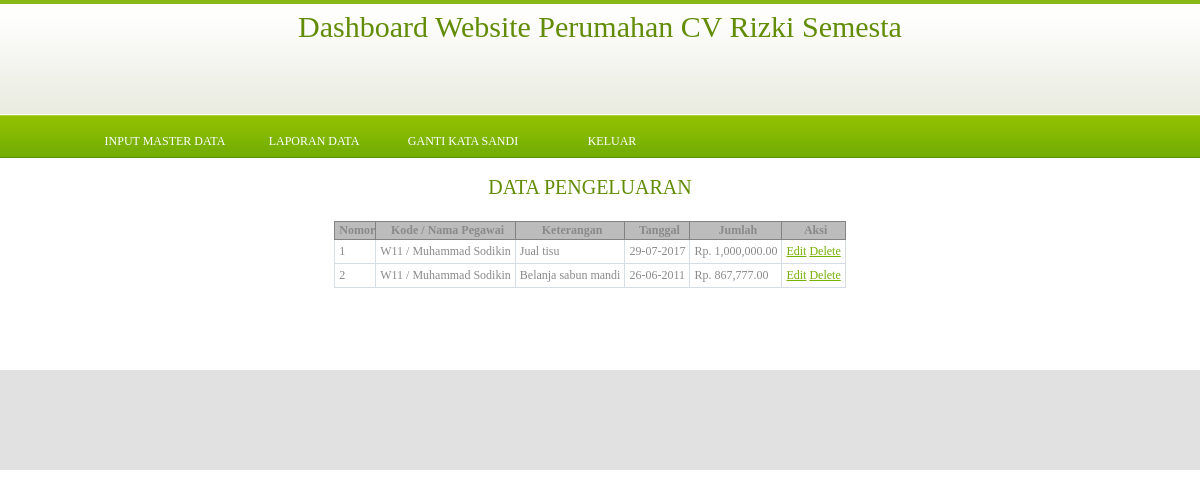
The app's page /dasbor/coba_tampil.php?page=pengeluaran (signed in) with its own data.
### tables this page shows
CREATE TABLE `t_pengeluaran` (
  `id_table` int(10) NOT NULL,
  `kode_pegawai` varchar(3) NOT NULL,
  `keterangan` varchar(100) NOT NULL,
  `tanggal` date NOT NULL,
  `jumlah` int(10) NOT NULL
);

CREATE TABLE `t_pegawai` (
  `id_pegawai` varchar(3) NOT NULL,
  `nama` varchar(25) NOT NULL,
  `jns_kel` varchar(6) NOT NULL,
  `tp_lahir` varchar(15) NOT NULL,
  `tgl_lahir` date NOT NULL,
  `alamat` text NOT NULL,
  `status` varchar(15) NOT NULL,
  `telp` varchar(12) NOT NULL,
  `foto` varchar(30) NOT NULL
);

### dasbor/arsip_pengeluaran.php (the view, shortened to what this page needs)
<?php
include "kon_db.php";
?>
<div class="post">
	<h1 align="center">DATA PENGELUARAN</h1>
	<div class="entry">
		<p>
		<table class="datatable" align="center">
		<tr>
			<th>Nomor</th>
			<th>Kode / Nama Pegawai</th>
			<th>Keterangan</th>
			<th>Tanggal</th>
			<th>Jumlah</th>
			<th>Aksi</th>
		</tr>
		<?php
		$query = mysqli_query($koneksi, "SELECT * FROM `t_pengeluaran`
LEFT JOIN `t_pegawai` ON `t_pengeluaran`.`kode_pegawai` = `t_pegawai`.`id_pegawai`");
		$no = 0;
		while($row=mysqli_fetch_array($query)){
			$no++;
		?>
		<tr>
			<td><?php echo $no;?></td>
			<td><?php echo $row['kode_pegawai'];?> / <?php echo $row['nama'];?></td>
			<td><?php echo $row['keterangan'];?></td>
			<td><?php
				$date = date_create($row['tanggal']);
				echo date_format($date, 'd-m-Y');
			?></td>
			<td>Rp. <?php echo number_format($row['jumlah'], 2);?></td>
			<td align="center">
				<a href="?page=edit_pengeluaran&edit=<?php echo $row['id_table'];?>">Edit</a>
				<a href="?page=pengeluaran&del=<?php echo $row['id_table'];?>">Delete</a>
			</td>
		</tr>
		<?php
		}
		?>
		</table>
		</p>
	</div>
</div>

### dasbor/style.css (style rules this page uses)
body { margin: 0; padding: 0; background: #FFFFFF url(images/img01.gif) repeat-x left top; font-family: verdana; font-size: 12px; color: #8A8A8A; }
h1, h2, h3 { margin: 0; font-weight: normal; color: #618C04; }
h1 { font-size: 20px; }
p, ul, ol { margin-top: 0; line-height: 240%; text-align: justify; }
a { color: #77B003; }
.post { margin-bottom: 45px; }
.post .entry { margin-bottom: 10px; padding: 10px 15px 10px 15px; }
.datatable { border: 1px solid #D6DDE6; border-collapse: collapse; }
.datatable td { border: 1px solid #D6DDE6; padding: 4px; }
.datatable th { border: 1px solid #828282; background-color: #BCBCBC; font-weight: bold; text-align: center; padding-left: 4px; padding-right: 0px; text-align:center; }

### records on screen
t_pengeluaran: kode_pegawai "W11", kode_pegawai.nama "Muhammad Sodikin", keterangan "Jual tisu", tanggal "29-07-2017", jumlah "1,000,000.00"
t_pengeluaran: kode_pegawai "W11", kode_pegawai.nama "Muhammad Sodikin", keterangan "Belanja sabun mandi", tanggal "26-06-2011", jumlah "867,777.00"
